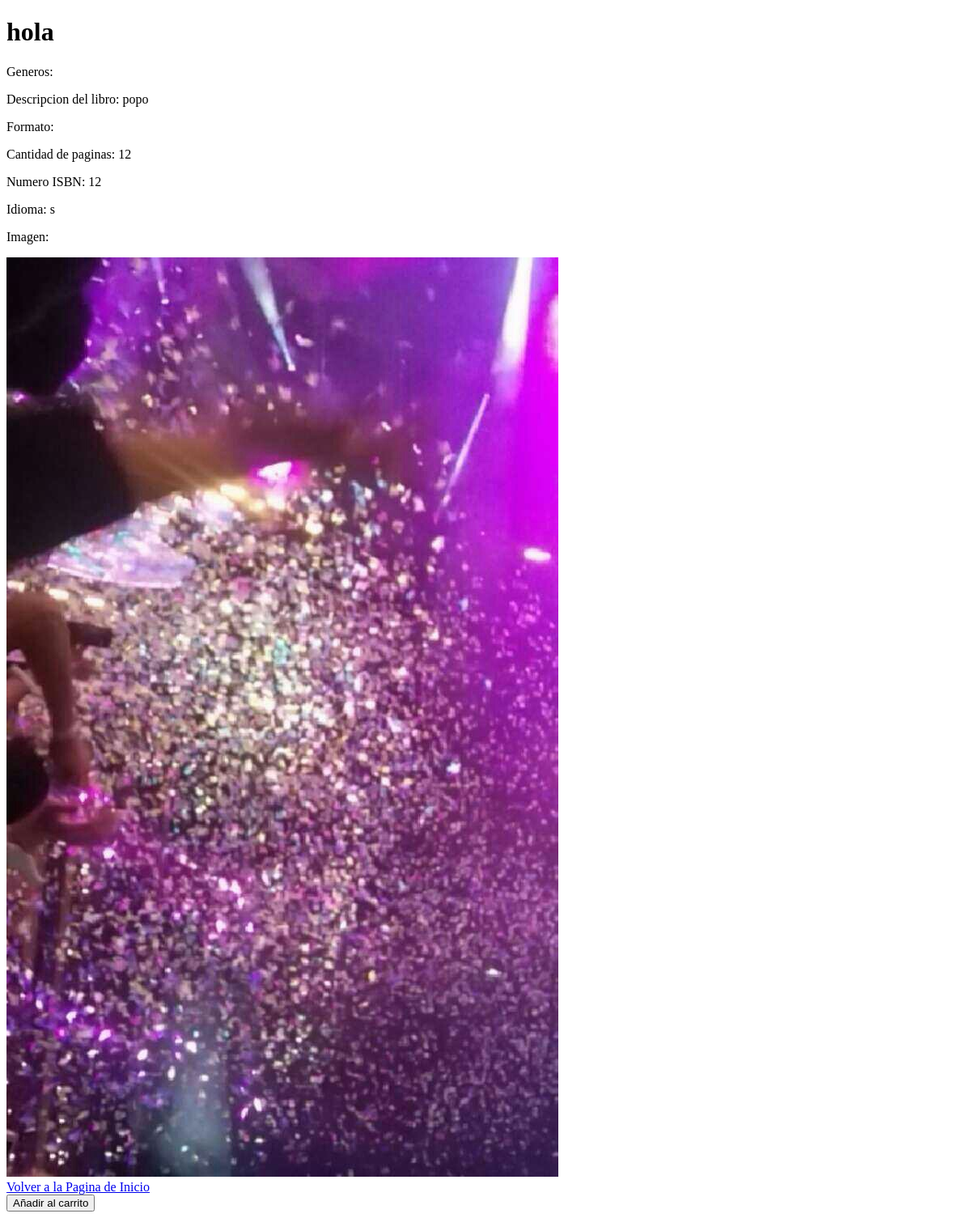
Before: /Producto/ContenidoLiterario/16 (signed in) with the older database file.
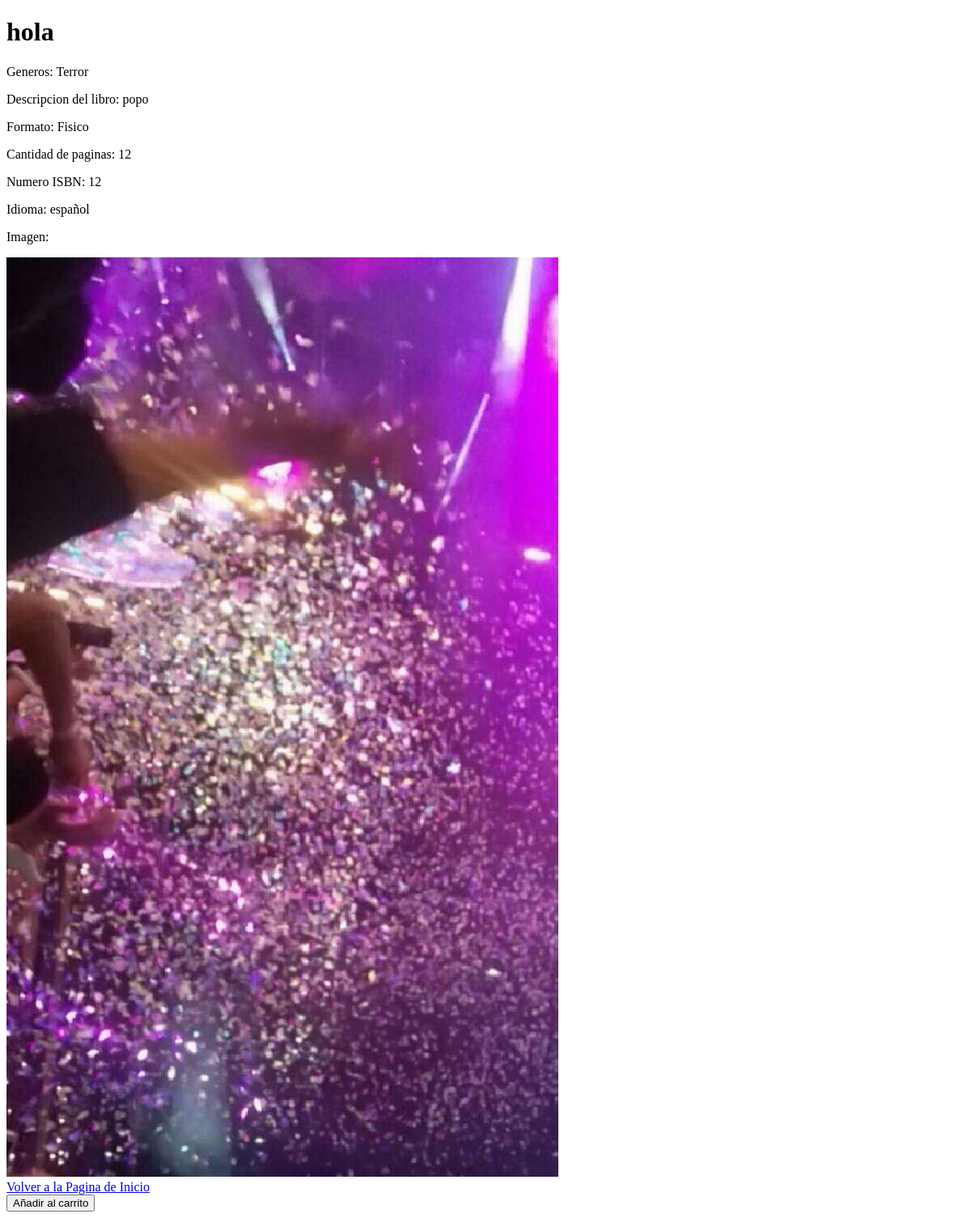
After: the same page with the newer database file.
### homePage/models.py (models this page shows, shortened)
class infoLibro(models.Model):
	user=models.ForeignKey(User,on_delete=models.SET_NULL, null=True)
	genero= models.ManyToManyField(GeneroLiterario)
	formato=models.ManyToManyField(FormatoLiterario)
	Titulo= models.CharField(max_length=50)
	Descripcion=models.TextField(max_length=2000)
	ISBN= models.IntegerField()
	PrecioLibro= models.IntegerField(default=0)
	CantidadPaginas=models.IntegerField()
	Idioma=models.CharField(max_length=15)
	imagen=models.ImageField(upload_to='images/books/covers/',default='images/books/covers/default.jpg', null=True,blank=True )

class GeneroLiterario(models.Model):
	nombre=models.CharField(max_length=50)
	def __str__(self):
		return'{}'.format(self.nombre)

class FormatoLiterario(models.Model):
	nombre=models.CharField(max_length=50)
	def __str__(self):
		return'{}'.format(self.nombre)

### homePage/views.py (the view, shortened to what this page needs)
# urls.py: path('Producto/ContenidoLiterario/<int:primaryKey>', views.mostrarObraLiteraria),
@login_required(login_url='/')
def mostrarObraLiteraria(request,primaryKey):
	print(primaryKey)
	try:
		Libro=infoLibro.objects.get(pk=primaryKey)
	except:
		raise Http404
	return render(request, 'mostrarContentidoLiterario.html' ,{'Libro':Libro})

### homePage/templates/mostrarContentidoLiterario.html (shortened to what this page needs)
<!DOCTYPE html>
<html>
<head>
</head>
<body>
<h1>{{Libro.Titulo}}</h1>
<p>Generos: {% for genero in Libro.genero.all %}{{genero}} <br/> {% endfor %}</p>
<p>Descripcion del libro: {{Libro.Descripcion}}</p>
<p> Formato: {% for formato in Libro.formato.all %} {{formato}} <br/> {% endfor %}</p>
<p>Cantidad de paginas: {{Libro.CantidadPaginas}}</p>
<p>Numero ISBN: {{Libro.ISBN}}</p>
<p>Idioma: {{Libro.Idioma}}</p>
<p> Imagen: </p><img src="{{Libro.imagen.url}}">
<br/>
<a href="/HomePage">Volver a la Pagina de Inicio</a>
<form method="get">
	<input type="submit" value="Añadir al carrito" name="carrito">
</form>
</body>
</html>

Changed rows visible on the page:
changed infoLibro "hola": Idioma "s" → "español"
now on this page (row unchanged): GeneroLiterario: nombre "Terror"
now on this page (row unchanged): FormatoLiterario: nombre "Fisico"
